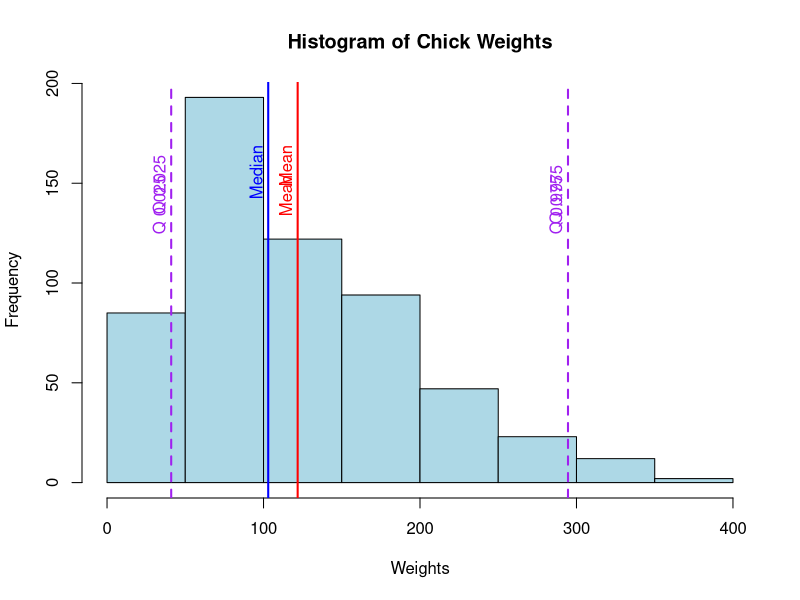
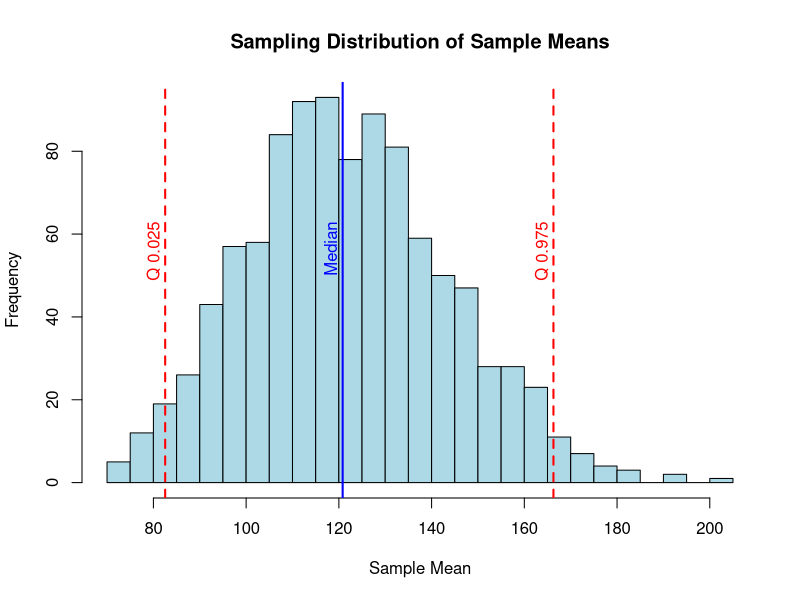

These charts were generated, in order, by the following R code:
## ---- chunk 1
summary(ChickWeight)
## ---- chunk 2
dim(ChickWeight)
## ---- chunk 3
summary(ChickWeight$weight) 
## ---- chunk 4
head(ChickWeight$weight) 
## ---- chunk 5
mean(ChickWeight$weight) 
## ---- chunk 6
myChkWts <-ChickWeight$weight 
#myChkWts
## ---- chunk 7
quantile(myChkWts,0.50) 
## ---- chunk 8
# Calculate mean, median, and quantiles
mean_weight <- mean(myChkWts)
median_weight <- median(myChkWts)
quantiles <- quantile(myChkWts, c(0.025, 0.975))

# Create the histogram
hist(myChkWts, breaks = 10, col = "lightblue", main = "Histogram of Chick Weights",
     xlab = "Weights", ylab = "Frequency")

# Add vertical lines for mean, median, and quantiles
abline(v = mean_weight, col = "red", lwd = 2)
abline(v = median_weight, col = "blue", lwd = 2)
abline(v = quantiles[1], col = "purple", lwd = 2, lty = 2)
abline(v = quantiles[2], col = "purple", lwd = 2, lty = 2)

# Add text labels for quantiles, mean, and median
text(x = mean_weight, y = max(table(cut(myChkWts, breaks = 10))) - 20, labels = "Mean", col = "red", pos = 2, srt = 90)
text(x = mean_weight, y = max(table(cut(myChkWts, breaks = 10))) - 5, labels = "Mean", col = "red", pos = 2, srt = 90)
text(x = median_weight, y = max(table(cut(myChkWts, breaks = 10))) - 5, labels = "Median", col = "blue", pos = 2, srt = 90)
text(x = quantiles[1], y = max(table(cut(myChkWts, breaks = 10))) - 10, labels = "Q 0.025", col = "purple", pos = 2, srt = 90)
text(x = quantiles[2], y = max(table(cut(myChkWts, breaks = 10))) - 15, labels = "Q 0.975", col = "purple", pos = 2, srt = 90)
text(x = quantiles[1], y = max(table(cut(myChkWts, breaks = 10))) - 20, labels = "Q 0.025", col = "purple", pos = 2, srt = 90)
text(x = quantiles[2], y = max(table(cut(myChkWts, breaks = 10))) - 20, labels = "Q 0.975", col = "purple", pos = 2, srt = 90)


## ---- chunk 9
mean_weight
median_weight
quantiles
## ---- chunk 10
#set.seed(123)  

# Set parameters for the sampling distribution
sample_size <- 11
num_samples <- 1000

# Create a function to draw a sample and calculate the mean
# Function to select a sample and calculate its mean
sample_mean <- function(data, size) {
  mean(sample(data, size, replace = TRUE))
}

# Generate the sampling distribution of means
sampling_distribution <- replicate(num_samples, sample_mean(myChkWts, sample_size))

# Display a histogram of the sampling distribution
hist(sampling_distribution, breaks = 30, col = "lightblue", main = "Sampling Distribution of Sample Means",
     xlab = "Sample Mean", ylab = "Frequency")

# Calculate the 2.5% and 97.5% quantiles
quantiles <- quantile(sampling_distribution, c(0.025, 0.975))
sample_median <- median(sampling_distribution)

# Add vertical lines for the quantiles (and median)
abline(v = quantiles[1], col = "red", lwd = 2, lty = 2)
abline(v = quantiles[2], col = "red", lwd = 2, lty = 2)
abline(v = sample_median, col = "blue", lwd = 2)

# Add text labels for the quantiles
text(x = quantiles[1], y = max(table(cut(sampling_distribution, breaks = 30))) -20, labels = "Q 0.025", col = "red", pos = 2, offset = 0.5, srt = 90)
text(x = quantiles[2], y = max(table(cut(sampling_distribution, breaks = 30))) -20 , labels = "Q 0.975", col = "red", pos = 2, srt = 90)
text(x = sample_median, y = max(table(cut(sampling_distribution, breaks = 30))) -20 , labels = "Median", col = "blue", pos = 2, srt = 90)

